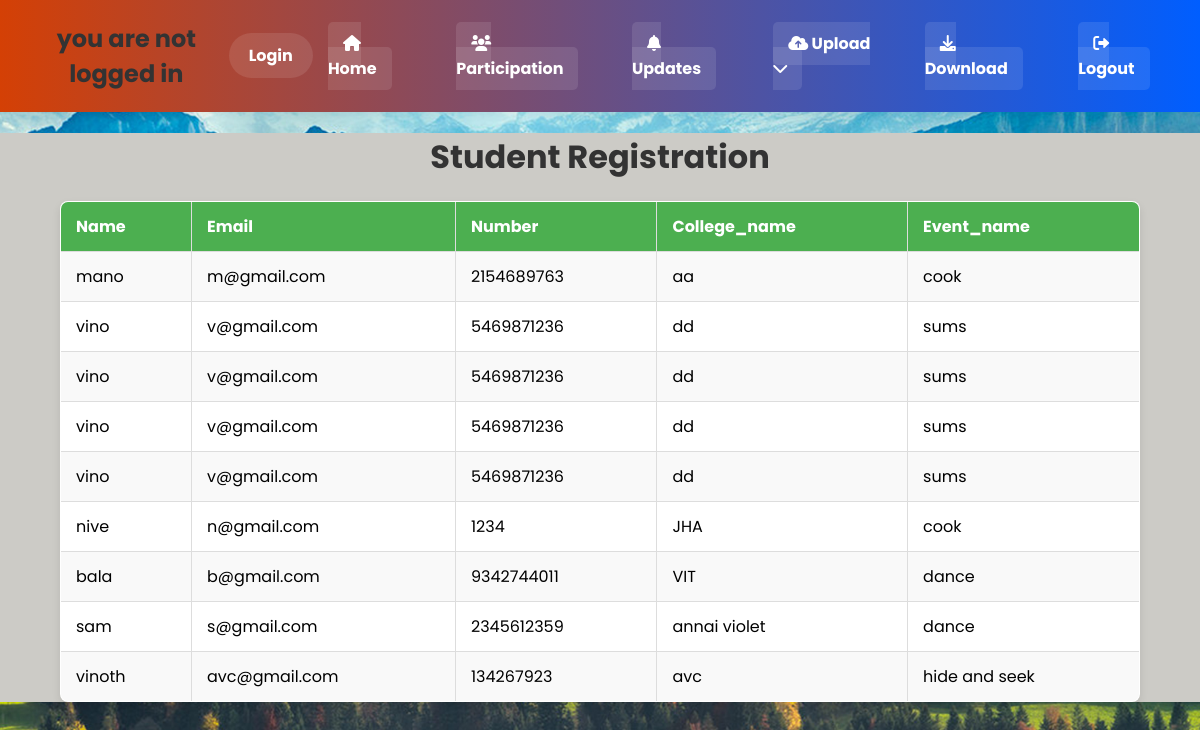
Screenshot of /events/reg with the database file from the repository.
### events/models.py (models this page shows)
class register(models.Model):
    id = models.AutoField(primary_key=True)
    Name = models.CharField(max_length=20)
    Email = models.EmailField(max_length=30)
    Number = models.CharField(max_length=10)
    College_name = models.CharField(max_length=50)
    Event_name = models.CharField(max_length=20)

### events/views.py (the view)
# urls.py: path('reg',views.reg_view, name='reg'),
def reg_view(request):
    reg = register.objects.all()
    exclude = ['id']
    reg_dict = {'reg_list': reg}
    return render(request, 'events/r.html', context= reg_dict)

### templates/events/r.html (shortened to what this page needs)
{% include "culturalapp/navbar.html" %}
<html>
{% load static %}
<head>
   <link rel="stylesheet" href="https://cdnjs.cloudflare.com/ajax/libs/font-awesome/6.0.0/css/all.min.css">
</head>
<body>
    <div class="cont">
{% if reg_list %}
<h1>Student Registration</h1>
    <table>
        <tr>
            <th>Name</th>
            <th>Email</th>
            <th>Number</th>
            <th>College_name</th>
            <th>Event_name</th>
        </tr>
        {% for register in reg_list %}
        <tr>
            <td>{{ register.Name }}</td>
            <td>{{ register.Email }}</td>
            <td>{{ register.Number }}</td>
            <td>{{ register.College_name}}</td>
            <td> {{ register.Event_name}}</td>
        </tr>
        {% endfor %}
    </table>
{% endif %}
</div>
</body>
</html>

### static/css/home.css (style rules this page uses)
body { font-family: 'Poppins', sans-serif; margin: 0; background: url('../images/2.jpeg') no-repeat center center/cover; }
h1 { text-align: center; color: #333; margin-bottom: 20px; }
.cont { background-color: rgb(204, 203, 198); }
table { width: 90%; margin: 0 auto; border-collapse: collapse; background-color: #fff; box-shadow: 0 4px 8px rgba(0, 0, 0, 0.1); border-radius: 8px; overflow: hidden; }
th, td { padding: 12px 15px; text-align: left; }
th { background-color: #4CAF50; color: white; }
tr:nth-child(even) { background-color: #f9f9f9; }
table, th, td { border: 1px solid #ddd; }

### rows the page displays
register: Name "mano", Email "m@gmail.com", Number "2154689763", College_name "aa", Event_name "cook"
register: Name "vino", Email "v@gmail.com", Number "5469871236", College_name "dd", Event_name "sums"
register: Name "vino", Email "v@gmail.com", Number "5469871236", College_name "dd", Event_name "sums"
register: Name "vino", Email "v@gmail.com", Number "5469871236", College_name "dd", Event_name "sums"
register: Name "vino", Email "v@gmail.com", Number "5469871236", College_name "dd", Event_name "sums"
register: Name "nive", Email "n@gmail.com", Number "1234", College_name "JHA", Event_name "cook"
register: Name "bala", Email "b@gmail.com", Number "9342744011", College_name "VIT", Event_name "dance"
register: Name "sam", Email "s@gmail.com", Number "2345612359", College_name "annai violet", Event_name "dance"
register: Name "vinoth", Email "avc@gmail.com", Number "134267923", College_name "avc", Event_name "hide and seek"
